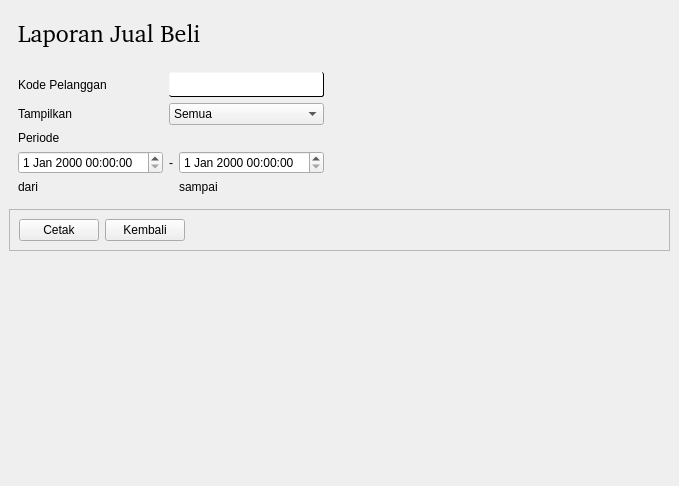
<?xml version="1.0" encoding="UTF-8"?>
<ui version="4.0">
 <class>st_Laporan</class>
 <widget class="QStackedWidget" name="st_Laporan">
  <property name="geometry">
   <rect>
    <x>0</x>
    <y>0</y>
    <width>679</width>
    <height>486</height>
   </rect>
  </property>
  <property name="windowTitle">
   <string>StackedWidget</string>
  </property>
  <property name="currentIndex">
   <number>5</number>
  </property>
  <widget class="QWidget" name="st_Menu">
   <layout class="QGridLayout" name="igr_Menu">
    <item row="0" column="0">
     <widget class="QFrame" name="fr_Menu">
      <property name="frameShape">
       <enum>QFrame::NoFrame</enum>
      </property>
      <property name="frameShadow">
       <enum>QFrame::Raised</enum>
      </property>
      <layout class="QVBoxLayout" name="ivl_Menu">
       <item>
        <widget class="QGroupBox" name="gb_Menu_Laporan">
         <property name="title">
          <string>Laporan</string>
         </property>
         <property name="flat">
          <bool>false</bool>
         </property>
         <property name="checkable">
          <bool>false</bool>
         </property>
         <layout class="QVBoxLayout" name="verticalLayout_28">
          <item>
           <widget class="QPushButton" name="tb_Menu_Laporan_KasHarian">
            <property name="text">
             <string>Laporan	Kas	Harian</string>
            </property>
           </widget>
          </item>
          <item>
           <widget class="QPushButton" name="tb_Menu_Laporan_LabaRugi">
            <property name="text">
             <string>Laporan	Laba	Rugi</string>
            </property>
           </widget>
          </item>
          <item>
           <widget class="QPushButton" name="tb_Menu_Laporan_Neraca">
            <property name="text">
             <string>Laporan	Neraca</string>
            </property>
           </widget>
          </item>
         </layout>
        </widget>
       </item>
       <item>
        <widget class="QGroupBox" name="gb_Menu_SubLedger">
         <property name="title">
          <string>Subsidiary	Ledger</string>
         </property>
         <layout class="QVBoxLayout" name="verticalLayout_29">
          <item>
           <widget class="QPushButton" name="tb_Menu_Laporan_HutangPiutangPerusahaan">
            <property name="text">
             <string>Laporan	Hutang	Piutang	Perusahaan</string>
            </property>
           </widget>
          </item>
          <item>
           <widget class="QPushButton" name="tb_Menu_Laporan_JualBeliPerusahaan">
            <property name="text">
             <string>Laporan	Jual	Beli	Perusahaan</string>
            </property>
           </widget>
          </item>
         </layout>
        </widget>
       </item>
      </layout>
     </widget>
    </item>
    <item row="0" column="1">
     <spacer name="hs_Menu_Laporan">
      <property name="orientation">
       <enum>Qt::Horizontal</enum>
      </property>
      <property name="sizeHint" stdset="0">
       <size>
        <width>430</width>
        <height>20</height>
       </size>
      </property>
     </spacer>
    </item>
    <item row="1" column="0">
     <spacer name="vs_Menu_Laporan">
      <property name="orientation">
       <enum>Qt::Vertical</enum>
      </property>
      <property name="sizeHint" stdset="0">
       <size>
        <width>20</width>
        <height>236</height>
       </size>
      </property>
     </spacer>
    </item>
   </layout>
  </widget>
  <widget class="QWidget" name="st_Laporan_KasHarian">
   <layout class="QGridLayout" name="gridLayout_2">
    <item row="0" column="0">
     <widget class="QFrame" name="fr_Laporan_KasHarian_Judul">
      <property name="sizePolicy">
       <sizepolicy hsizetype="Preferred" vsizetype="Maximum">
        <horstretch>0</horstretch>
        <verstretch>0</verstretch>
       </sizepolicy>
      </property>
      <property name="frameShape">
       <enum>QFrame::NoFrame</enum>
      </property>
      <property name="frameShadow">
       <enum>QFrame::Raised</enum>
      </property>
      <layout class="QHBoxLayout" name="horizontalLayout_13">
       <item>
        <widget class="QLabel" name="lb_Laporan_KasHarian_Judul">
         <property name="sizePolicy">
          <sizepolicy hsizetype="Preferred" vsizetype="Maximum">
           <horstretch>0</horstretch>
           <verstretch>0</verstretch>
          </sizepolicy>
         </property>
         <property name="font">
          <font>
           <family>Segoe	UI	Semilight</family>
           <pointsize>18</pointsize>
          </font>
         </property>
         <property name="text">
          <string>Laporan	Kas	Harian</string>
         </property>
         <property name="alignment">
          <set>Qt::AlignLeading|Qt::AlignLeft|Qt::AlignVCenter</set>
         </property>
        </widget>
       </item>
      </layout>
     </widget>
    </item>
    <item row="1" column="0">
     <widget class="QFrame" name="fr_Laporan_KasHarian_FA">
      <property name="frameShape">
       <enum>QFrame::NoFrame</enum>
      </property>
      <property name="frameShadow">
       <enum>QFrame::Raised</enum>
      </property>
      <layout class="QGridLayout" name="gridLayout_13">
       <item row="2" column="4">
        <widget class="QLabel" name="lb_Laporan_KasHarian_">
         <property name="text">
          <string>-</string>
         </property>
        </widget>
       </item>
       <item row="2" column="3">
        <widget class="QDateTimeEdit" name="dte_Laporan_KasHarian_Dari"/>
       </item>
       <item row="2" column="0">
        <widget class="QLabel" name="lb_Laporan_KasHarian_Periode">
         <property name="text">
          <string>Periode</string>
         </property>
        </widget>
       </item>
       <item row="2" column="6">
        <widget class="QDateTimeEdit" name="dte_Laporan_KasHarian_Sampai"/>
       </item>
       <item row="2" column="7">
        <spacer name="hs_Laporan_KasHarian_FA">
         <property name="orientation">
          <enum>Qt::Horizontal</enum>
         </property>
         <property name="sizeHint" stdset="0">
          <size>
           <width>40</width>
           <height>20</height>
          </size>
         </property>
        </spacer>
       </item>
       <item row="2" column="2">
        <widget class="QLabel" name="lb_Laporan_KasHarian_Dari">
         <property name="text">
          <string>dari</string>
         </property>
        </widget>
       </item>
       <item row="2" column="5">
        <widget class="QLabel" name="lb_Laporan_KasHarian_Sampai">
         <property name="text">
          <string>sampai</string>
         </property>
        </widget>
       </item>
       <item row="0" column="2" colspan="2">
        <widget class="QPushButton" name="tb_Laporan_KasHarian_noAkunKas">
         <property name="styleSheet">
          <string notr="true">QLineEdit,QPushButton{border-style:inset;border-width:1px;border-radius:2px;border-color:rgb(156,	156,	156);background-color:#ffffff;min-height:23px;}</string>
         </property>
         <property name="text">
          <string/>
         </property>
        </widget>
       </item>
       <item row="0" column="0">
        <widget class="QLabel" name="lb_Laporan_KasHarian_NoAkunKas">
         <property name="text">
          <string>Nomor	Akun	Kas</string>
         </property>
        </widget>
       </item>
       <item row="2" column="1">
        <widget class="QLabel" name="label">
         <property name="text">
          <string>:</string>
         </property>
        </widget>
       </item>
       <item row="0" column="1">
        <widget class="QLabel" name="label_2">
         <property name="text">
          <string>:</string>
         </property>
        </widget>
       </item>
      </layout>
     </widget>
    </item>
    <item row="3" column="0">
     <widget class="QFrame" name="fr_Laporan_KasHarian">
      <property name="frameShape">
       <enum>QFrame::StyledPanel</enum>
      </property>
      <property name="frameShadow">
       <enum>QFrame::Raised</enum>
      </property>
      <layout class="QHBoxLayout" name="horizontalLayout">
       <item>
        <widget class="QPushButton" name="tb_Laporan_KasHarian_Cetak">
         <property name="text">
          <string>Cetak</string>
         </property>
        </widget>
       </item>
       <item>
        <widget class="QPushButton" name="tb_Laporan_KasHarian_Kembali">
         <property name="text">
          <string>Kembali</string>
         </property>
        </widget>
       </item>
       <item>
        <spacer name="hs_Laporan_KasHarian">
         <property name="orientation">
          <enum>Qt::Horizontal</enum>
         </property>
         <property name="sizeHint" stdset="0">
          <size>
           <width>40</width>
           <height>20</height>
          </size>
         </property>
        </spacer>
       </item>
      </layout>
     </widget>
    </item>
    <item row="4" column="0">
     <spacer name="vs_Laporan_Kasharian">
      <property name="orientation">
       <enum>Qt::Vertical</enum>
      </property>
      <property name="sizeHint" stdset="0">
       <size>
        <width>20</width>
        <height>330</height>
       </size>
      </property>
     </spacer>
    </item>
   </layout>
  </widget>
  <widget class="QWidget" name="st_Laporan_LabaRugi">
   <layout class="QGridLayout" name="gridLayout">
    <item row="0" column="0">
     <widget class="QFrame" name="fr_Laporan_LabaRugi_Judul">
      <property name="sizePolicy">
       <sizepolicy hsizetype="Preferred" vsizetype="Maximum">
        <horstretch>0</horstretch>
        <verstretch>0</verstretch>
       </sizepolicy>
      </property>
      <property name="frameShape">
       <enum>QFrame::NoFrame</enum>
      </property>
      <property name="frameShadow">
       <enum>QFrame::Raised</enum>
      </property>
      <layout class="QHBoxLayout" name="horizontalLayout_14">
       <item>
        <widget class="QLabel" name="lb_Laporan_LabaRugi_Judul">
         <property name="sizePolicy">
          <sizepolicy hsizetype="Preferred" vsizetype="Maximum">
           <horstretch>0</horstretch>
           <verstretch>0</verstretch>
          </sizepolicy>
         </property>
         <property name="font">
          <font>
           <family>Segoe	UI	Semilight</family>
           <pointsize>18</pointsize>
          </font>
         </property>
         <property name="text">
          <string>Laporan	Laba	Rugi</string>
         </property>
         <property name="alignment">
          <set>Qt::AlignLeading|Qt::AlignLeft|Qt::AlignVCenter</set>
         </property>
        </widget>
       </item>
      </layout>
     </widget>
    </item>
    <item row="1" column="0">
     <widget class="QFrame" name="fr_Laporan_LabaRugi_FA">
      <property name="frameShape">
       <enum>QFrame::NoFrame</enum>
      </property>
      <property name="frameShadow">
       <enum>QFrame::Raised</enum>
      </property>
      <layout class="QGridLayout" name="gridLayout_14">
       <item row="1" column="1">
        <widget class="QLabel" name="lb_Laporan_LabaRugi_">
         <property name="text">
          <string>-</string>
         </property>
        </widget>
       </item>
       <item row="1" column="0">
        <widget class="QDateTimeEdit" name="dte_Laporan_LabaRugi_Dari"/>
       </item>
       <item row="0" column="0">
        <widget class="QLabel" name="lb_Laporan_LabaRugi_Periode">
         <property name="text">
          <string>Periode</string>
         </property>
        </widget>
       </item>
       <item row="1" column="2">
        <widget class="QDateTimeEdit" name="dte_Laporan_LabaRugi_Sampai"/>
       </item>
       <item row="1" column="3">
        <spacer name="hs_Laporan_LabaRugi_FA">
         <property name="orientation">
          <enum>Qt::Horizontal</enum>
         </property>
         <property name="sizeHint" stdset="0">
          <size>
           <width>40</width>
           <height>20</height>
          </size>
         </property>
        </spacer>
       </item>
       <item row="2" column="0">
        <widget class="QLabel" name="lb_Laporan_LabaRugi_Dari">
         <property name="text">
          <string>dari</string>
         </property>
        </widget>
       </item>
       <item row="2" column="2">
        <widget class="QLabel" name="lb_Laporan_LabaRugi_Sampai">
         <property name="text">
          <string>sampai</string>
         </property>
        </widget>
       </item>
      </layout>
     </widget>
    </item>
    <item row="2" column="0">
     <widget class="QFrame" name="fr_Laporan_LabaRugi">
      <property name="frameShape">
       <enum>QFrame::StyledPanel</enum>
      </property>
      <property name="frameShadow">
       <enum>QFrame::Raised</enum>
      </property>
      <layout class="QHBoxLayout" name="horizontalLayout_2">
       <item>
        <widget class="QPushButton" name="tb_Laporan_LabaRugi_Cetak">
         <property name="text">
          <string>Cetak</string>
         </property>
        </widget>
       </item>
       <item>
        <widget class="QPushButton" name="tb_Laporan_LabaRugi_Kembali">
         <property name="text">
          <string>Kembali</string>
         </property>
        </widget>
       </item>
       <item>
        <spacer name="hs_Laporan_LabaRugi_Periode">
         <property name="orientation">
          <enum>Qt::Horizontal</enum>
         </property>
         <property name="sizeHint" stdset="0">
          <size>
           <width>40</width>
           <height>20</height>
          </size>
         </property>
        </spacer>
       </item>
      </layout>
     </widget>
    </item>
    <item row="3" column="0">
     <spacer name="vs_Laporan_LabaRugi">
      <property name="orientation">
       <enum>Qt::Vertical</enum>
      </property>
      <property name="sizeHint" stdset="0">
       <size>
        <width>20</width>
        <height>262</height>
       </size>
      </property>
     </spacer>
    </item>
   </layout>
  </widget>
  <widget class="QWidget" name="st_Laporan_Neraca">
   <layout class="QGridLayout" name="gridLayout_3">
    <item row="0" column="0">
     <widget class="QFrame" name="fr_Laporan_Neraca_Judul">
      <property name="sizePolicy">
       <sizepolicy hsizetype="Preferred" vsizetype="Maximum">
        <horstretch>0</horstretch>
        <verstretch>0</verstretch>
       </sizepolicy>
      </property>
      <property name="frameShape">
       <enum>QFrame::NoFrame</enum>
      </property>
      <property name="frameShadow">
       <enum>QFrame::Raised</enum>
      </property>
      <layout class="QHBoxLayout" name="horizontalLayout_15">
       <item>
        <widget class="QLabel" name="lb_Laporan_Neraca_Judul">
         <property name="sizePolicy">
          <sizepolicy hsizetype="Preferred" vsizetype="Maximum">
           <horstretch>0</horstretch>
           <verstretch>0</verstretch>
          </sizepolicy>
         </property>
         <property name="font">
          <font>
           <family>Segoe	UI	Semilight</family>
           <pointsize>18</pointsize>
          </font>
         </property>
         <property name="text">
          <string>Laporan	Neraca</string>
         </property>
         <property name="alignment">
          <set>Qt::AlignLeading|Qt::AlignLeft|Qt::AlignVCenter</set>
         </property>
        </widget>
       </item>
      </layout>
     </widget>
    </item>
    <item row="1" column="0">
     <widget class="QFrame" name="fr_Laporan_Neraca_FA">
      <property name="frameShape">
       <enum>QFrame::NoFrame</enum>
      </property>
      <property name="frameShadow">
       <enum>QFrame::Raised</enum>
      </property>
      <layout class="QGridLayout" name="gridLayout_15">
       <item row="1" column="1">
        <widget class="QLabel" name="lb_Laporan_Neraca_">
         <property name="text">
          <string>-</string>
         </property>
        </widget>
       </item>
       <item row="1" column="0">
        <widget class="QDateTimeEdit" name="dte_Laporan_Neraca_Dari"/>
       </item>
       <item row="0" column="0">
        <widget class="QLabel" name="lb_Laporan_Neraca_Periode">
         <property name="text">
          <string>Periode</string>
         </property>
        </widget>
       </item>
       <item row="1" column="2">
        <widget class="QDateTimeEdit" name="dte_Laporan_Neraca_Sampai"/>
       </item>
       <item row="1" column="3">
        <spacer name="hs_Laporan_Neraca_FA">
         <property name="orientation">
          <enum>Qt::Horizontal</enum>
         </property>
         <property name="sizeHint" stdset="0">
          <size>
           <width>40</width>
           <height>20</height>
          </size>
         </property>
        </spacer>
       </item>
       <item row="2" column="0">
        <widget class="QLabel" name="lb_Laporan_Neraca_Dari">
         <property name="text">
          <string>dari</string>
         </property>
        </widget>
       </item>
       <item row="2" column="2">
        <widget class="QLabel" name="lb_Laporan_Neraca_Sampai">
         <property name="text">
          <string>sampai</string>
         </property>
        </widget>
       </item>
      </layout>
     </widget>
    </item>
    <item row="2" column="0">
     <widget class="QFrame" name="fr_Laporan_Neraca">
      <property name="frameShape">
       <enum>QFrame::StyledPanel</enum>
      </property>
      <property name="frameShadow">
       <enum>QFrame::Raised</enum>
      </property>
      <layout class="QHBoxLayout" name="horizontalLayout_3">
       <item>
        <widget class="QPushButton" name="tb_Laporan_Neraca_Cetak">
         <property name="text">
          <string>Cetak</string>
         </property>
        </widget>
       </item>
       <item>
        <widget class="QPushButton" name="tb_Laporan_Neraca_Kembali">
         <property name="text">
          <string>Kembali</string>
         </property>
        </widget>
       </item>
       <item>
        <spacer name="hs_Laporan_Neraca_Periode">
         <property name="orientation">
          <enum>Qt::Horizontal</enum>
         </property>
         <property name="sizeHint" stdset="0">
          <size>
           <width>40</width>
           <height>20</height>
          </size>
         </property>
        </spacer>
       </item>
      </layout>
     </widget>
    </item>
    <item row="3" column="0">
     <spacer name="vs_Laporan_Neraca">
      <property name="orientation">
       <enum>Qt::Vertical</enum>
      </property>
      <property name="sizeHint" stdset="0">
       <size>
        <width>20</width>
        <height>262</height>
       </size>
      </property>
     </spacer>
    </item>
   </layout>
  </widget>
  <widget class="QWidget" name="st_Laporan_HutangPiutang">
   <layout class="QGridLayout" name="gridLayout_3">
    <item row="0" column="0">
     <widget class="QFrame" name="fr_Laporan_HutangPiutang_Judul">
      <property name="sizePolicy">
       <sizepolicy hsizetype="Preferred" vsizetype="Maximum">
        <horstretch>0</horstretch>
        <verstretch>0</verstretch>
       </sizepolicy>
      </property>
      <property name="frameShape">
       <enum>QFrame::NoFrame</enum>
      </property>
      <property name="frameShadow">
       <enum>QFrame::Raised</enum>
      </property>
      <layout class="QHBoxLayout" name="horizontalLayout_15">
       <item>
        <widget class="QLabel" name="lb_Laporan_HutangPiutang_Judul">
         <property name="sizePolicy">
          <sizepolicy hsizetype="Preferred" vsizetype="Maximum">
           <horstretch>0</horstretch>
           <verstretch>0</verstretch>
          </sizepolicy>
         </property>
         <property name="font">
          <font>
           <family>Segoe	UI	Semilight</family>
           <pointsize>18</pointsize>
          </font>
         </property>
         <property name="text">
          <string>Laporan Hutang Piutang Perusahaan</string>
         </property>
         <property name="alignment">
          <set>Qt::AlignLeading|Qt::AlignLeft|Qt::AlignVCenter</set>
         </property>
        </widget>
       </item>
      </layout>
     </widget>
    </item>
    <item row="1" column="0">
     <widget class="QFrame" name="fr_Laporan_HutangPiutang_FA">
      <property name="frameShape">
       <enum>QFrame::NoFrame</enum>
      </property>
      <property name="frameShadow">
       <enum>QFrame::Raised</enum>
      </property>
      <layout class="QGridLayout" name="gridLayout_15">
       <item row="2" column="0">
        <widget class="QLabel" name="lb_Laporan_HutangPiutang_Periode">
         <property name="text">
          <string>Periode</string>
         </property>
        </widget>
       </item>
       <item row="3" column="2">
        <widget class="QDateTimeEdit" name="dte_Laporan_HutangPiutang_Sampai"/>
       </item>
       <item row="3" column="3">
        <spacer name="hs_Laporan_HutangPiutang_FA">
         <property name="orientation">
          <enum>Qt::Horizontal</enum>
         </property>
         <property name="sizeHint" stdset="0">
          <size>
           <width>40</width>
           <height>20</height>
          </size>
         </property>
        </spacer>
       </item>
       <item row="4" column="0">
        <widget class="QLabel" name="lb_Laporan_HutangPiutang_Dari">
         <property name="text">
          <string>dari</string>
         </property>
        </widget>
       </item>
       <item row="4" column="2">
        <widget class="QLabel" name="lb_Laporan_HutangPiutang_Sampai">
         <property name="text">
          <string>sampai</string>
         </property>
        </widget>
       </item>
       <item row="3" column="1">
        <widget class="QLabel" name="lb_Laporan_HutangPiutang_">
         <property name="text">
          <string>-</string>
         </property>
        </widget>
       </item>
       <item row="3" column="0">
        <widget class="QDateTimeEdit" name="dte_Laporan_HutangPiutang_Dari"/>
       </item>
       <item row="0" column="0">
        <widget class="QLabel" name="lb_Laporan_HutangPiutang_KodePelanggan">
         <property name="text">
          <string>Kode Pelanggan</string>
         </property>
        </widget>
       </item>
       <item row="1" column="0">
        <widget class="QLabel" name="lb_Laporan_HutangPiutang_Tampilkan">
         <property name="text">
          <string>Tampilkan</string>
         </property>
        </widget>
       </item>
       <item row="1" column="1" colspan="2">
        <widget class="QComboBox" name="cb_Laporan_HutangPiutang_Tampilkan">
         <item>
          <property name="text">
           <string>Semua</string>
          </property>
         </item>
         <item>
          <property name="text">
           <string>Lunas</string>
          </property>
         </item>
         <item>
          <property name="text">
           <string>Belum Lunas</string>
          </property>
         </item>
        </widget>
       </item>
       <item row="0" column="1" colspan="2">
        <widget class="QPushButton" name="tb_Laporan_HutangPiutang_KodePelanggan">
         <property name="styleSheet">
          <string notr="true">QLineEdit,QPushButton{border-style:inset;border-width:1px;border-radius:2px;border-color:rgb(156,	156,	156);background-color:#ffffff;min-height:23px;}</string>
         </property>
         <property name="text">
          <string/>
         </property>
        </widget>
       </item>
      </layout>
     </widget>
    </item>
    <item row="2" column="0">
     <widget class="QFrame" name="fr_Laporan_HutangPiutang">
      <property name="frameShape">
       <enum>QFrame::StyledPanel</enum>
      </property>
      <property name="frameShadow">
       <enum>QFrame::Raised</enum>
      </property>
      <layout class="QHBoxLayout" name="horizontalLayout_3">
       <item>
        <widget class="QPushButton" name="tb_Laporan_HutangPiutang_Cetak">
         <property name="text">
          <string>Cetak</string>
         </property>
        </widget>
       </item>
       <item>
        <widget class="QPushButton" name="tb_Laporan_HutangPiutang_Kembali">
         <property name="text">
          <string>Kembali</string>
         </property>
        </widget>
       </item>
       <item>
        <spacer name="hs_Laporan_HutangPiutang_Periode">
         <property name="orientation">
          <enum>Qt::Horizontal</enum>
         </property>
         <property name="sizeHint" stdset="0">
          <size>
           <width>40</width>
           <height>20</height>
          </size>
         </property>
        </spacer>
       </item>
      </layout>
     </widget>
    </item>
    <item row="3" column="0">
     <spacer name="vs_Laporan_HutangPiutang">
      <property name="orientation">
       <enum>Qt::Vertical</enum>
      </property>
      <property name="sizeHint" stdset="0">
       <size>
        <width>20</width>
        <height>262</height>
       </size>
      </property>
     </spacer>
    </item>
   </layout>
  </widget>
  <widget class="QWidget" name="st_Laporan_JualBeli">
   <layout class="QGridLayout" name="gridLayout_3">
    <item row="0" column="0">
     <widget class="QFrame" name="fr_Laporan_JualBeli_Judul">
      <property name="sizePolicy">
       <sizepolicy hsizetype="Preferred" vsizetype="Maximum">
        <horstretch>0</horstretch>
        <verstretch>0</verstretch>
       </sizepolicy>
      </property>
      <property name="frameShape">
       <enum>QFrame::NoFrame</enum>
      </property>
      <property name="frameShadow">
       <enum>QFrame::Raised</enum>
      </property>
      <layout class="QHBoxLayout" name="horizontalLayout_15">
       <item>
        <widget class="QLabel" name="lb_Laporan_JualBeli_Judul">
         <property name="sizePolicy">
          <sizepolicy hsizetype="Preferred" vsizetype="Maximum">
           <horstretch>0</horstretch>
           <verstretch>0</verstretch>
          </sizepolicy>
         </property>
         <property name="font">
          <font>
           <family>Segoe	UI	Semilight</family>
           <pointsize>18</pointsize>
          </font>
         </property>
         <property name="text">
          <string>Laporan Jual Beli</string>
         </property>
         <property name="alignment">
          <set>Qt::AlignLeading|Qt::AlignLeft|Qt::AlignVCenter</set>
         </property>
        </widget>
       </item>
      </layout>
     </widget>
    </item>
    <item row="1" column="0">
     <widget class="QFrame" name="fr_Laporan_JualBeli_FA">
      <property name="frameShape">
       <enum>QFrame::NoFrame</enum>
      </property>
      <property name="frameShadow">
       <enum>QFrame::Raised</enum>
      </property>
      <layout class="QGridLayout" name="gridLayout_15">
       <item row="2" column="0">
        <widget class="QLabel" name="lb_Laporan_JualBeli_Periode">
         <property name="text">
          <string>Periode</string>
         </property>
        </widget>
       </item>
       <item row="3" column="2">
        <widget class="QDateTimeEdit" name="dte_Laporan_JualBeli_Sampai"/>
       </item>
       <item row="3" column="3">
        <spacer name="hs_Laporan_JualBeli_FA">
         <property name="orientation">
          <enum>Qt::Horizontal</enum>
         </property>
         <property name="sizeHint" stdset="0">
          <size>
           <width>40</width>
           <height>20</height>
          </size>
         </property>
        </spacer>
       </item>
       <item row="4" column="0">
        <widget class="QLabel" name="lb_Laporan_JualBeli_Dari">
         <property name="text">
          <string>dari</string>
         </property>
        </widget>
       </item>
       <item row="4" column="2">
        <widget class="QLabel" name="lb_Laporan_JualBeli_Sampai">
         <property name="text">
          <string>sampai</string>
         </property>
        </widget>
       </item>
       <item row="3" column="1">
        <widget class="QLabel" name="lb_Laporan_JualBeli_">
         <property name="text">
          <string>-</string>
         </property>
        </widget>
       </item>
       <item row="3" column="0">
        <widget class="QDateTimeEdit" name="dte_Laporan_JualBeli_Dari"/>
       </item>
       <item row="0" column="0">
        <widget class="QLabel" name="lb_Laporan_JualBeli_KodePelanggan">
         <property name="text">
          <string>Kode Pelanggan</string>
         </property>
        </widget>
       </item>
       <item row="1" column="0">
        <widget class="QLabel" name="lb_Laporan_JualBeli_Tampilkan">
         <property name="text">
          <string>Tampilkan</string>
         </property>
        </widget>
       </item>
       <item row="1" column="1" colspan="2">
        <widget class="QComboBox" name="cb_Laporan_JualBeli_Tampilkan">
         <item>
          <property name="text">
           <string>Semua</string>
          </property>
         </item>
         <item>
          <property name="text">
           <string>Lunas</string>
          </property>
         </item>
         <item>
          <property name="text">
           <string>Belum Lunas</string>
          </property>
         </item>
        </widget>
       </item>
       <item row="0" column="1" colspan="2">
        <widget class="QPushButton" name="tb_Laporan_JualBeli_KodePelanggan">
         <property name="styleSheet">
          <string notr="true">QLineEdit,QPushButton{border-style:inset;border-width:1px;border-radius:2px;border-color:rgb(156,	156,	156);background-color:#ffffff;min-height:23px;}</string>
         </property>
         <property name="text">
          <string/>
         </property>
        </widget>
       </item>
      </layout>
     </widget>
    </item>
    <item row="2" column="0">
     <widget class="QFrame" name="fr_Laporan_JualBeli">
      <property name="frameShape">
       <enum>QFrame::StyledPanel</enum>
      </property>
      <property name="frameShadow">
       <enum>QFrame::Raised</enum>
      </property>
      <layout class="QHBoxLayout" name="horizontalLayout_3">
       <item>
        <widget class="QPushButton" name="tb_Laporan_JualBeli_Cetak">
         <property name="text">
          <string>Cetak</string>
         </property>
        </widget>
       </item>
       <item>
        <widget class="QPushButton" name="tb_Laporan_JualBeli_Kembali">
         <property name="text">
          <string>Kembali</string>
         </property>
        </widget>
       </item>
       <item>
        <spacer name="hs_Laporan_JualBeli_Periode">
         <property name="orientation">
          <enum>Qt::Horizontal</enum>
         </property>
         <property name="sizeHint" stdset="0">
          <size>
           <width>40</width>
           <height>20</height>
          </size>
         </property>
        </spacer>
       </item>
      </layout>
     </widget>
    </item>
    <item row="3" column="0">
     <spacer name="vs_Laporan_JualBeli">
      <property name="orientation">
       <enum>Qt::Vertical</enum>
      </property>
      <property name="sizeHint" stdset="0">
       <size>
        <width>20</width>
        <height>262</height>
       </size>
      </property>
     </spacer>
    </item>
   </layout>
  </widget>
 </widget>
 <resources/>
 <connections/>
</ui>
